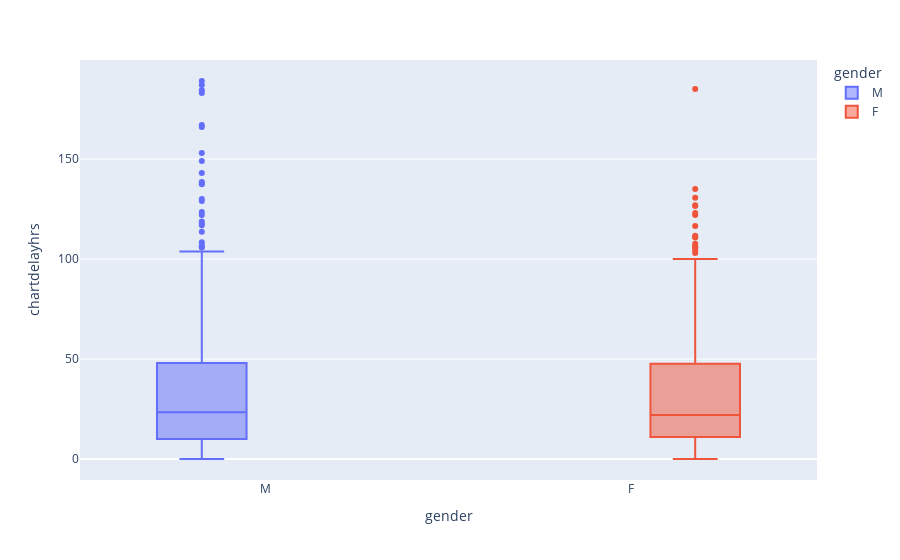

The notebook cell saved with this chart:
### Code cell
#we also drop chart delay outliers of >200hrs
data_TBI_ML.drop(data_TBI_ML.loc[data_TBI_ML['chartdelayhrs']>200].index, inplace=True)
demographic = data_TBI_ML.groupby(['hadm_id']).aggregate({'chartdelayhrs':'mean', 'gender':'min'})
fig = px.box(demographic,x = 'gender', y="chartdelayhrs", color='gender')
fig.show()

### Figure 1 — Plotly figure (JSON) as saved in the notebook; plotly's stock layout.template omitted (floating-point values rounded to 4 significant figures; data arrays with more than 128 entries replaced by an {"elided": "..."} marker saying what was removed)
{"data": [{"alignmentgroup": "True", "hoverlabel": {"namelength": 0}, "hovertemplate": "gender=%{x}<br>chartdelayhrs=%{y}", "legendgroup": "M", "marker": {"color": "#636efa"}, "name": "M", "notched": false, "offsetgroup": "M", "orientation": "v", "showlegend": true, "type": "box", "x": {"elided": "1162 str values"}, "x0": " ", "xaxis": "x", "y": {"elided": "1162 float values"}, "y0": " ", "yaxis": "y"}, {"alignmentgroup": "True", "hoverlabel": {"namelength": 0}, "hovertemplate": "gender=%{x}<br>chartdelayhrs=%{y}", "legendgroup": "F", "marker": {"color": "#EF553B"}, "name": "F", "notched": false, "offsetgroup": "F", "orientation": "v", "showlegend": true, "type": "box", "x": {"elided": "639 str values"}, "x0": " ", "xaxis": "x", "y": {"elided": "639 float values"}, "y0": " ", "yaxis": "y"}], "layout": {"boxmode": "group", "legend": {"title": {"text": "gender"}, "tracegroupgap": 0}, "margin": {"t": 60}, "xaxis": {"anchor": "y", "categoryarray": ["M", "F"], "categoryorder": "array", "domain": [0, 1], "title": {"text": "gender"}}, "yaxis": {"anchor": "x", "domain": [0, 1], "title": {"text": "chartdelayhrs"}}}}
